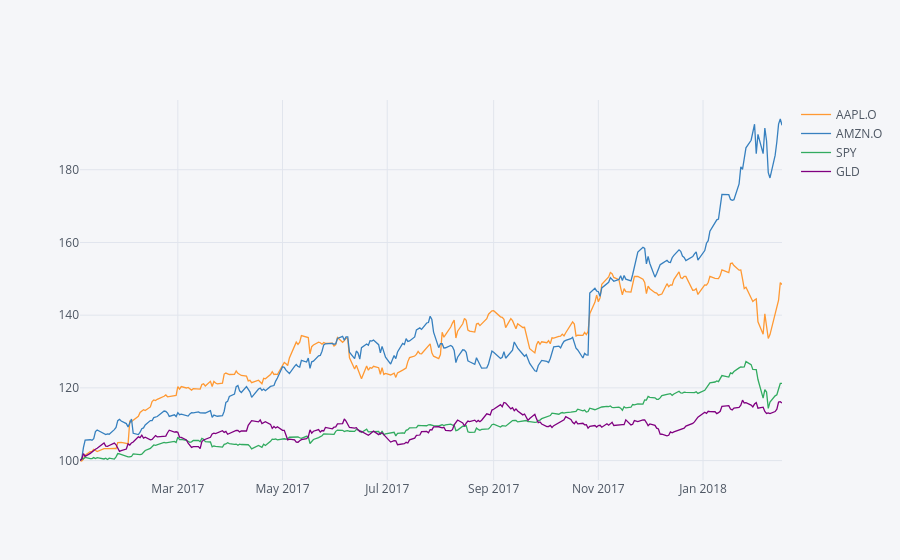

Notebook cell for this chart:
### Code cell
data.normalize().iplot(kind='lines')

### Figure 1 — Plotly figure (JSON) as saved in the notebook; plotly's stock layout.template omitted (floating-point values rounded to 4 significant figures; data arrays with more than 128 entries replaced by an {"elided": "..."} marker saying what was removed)
{"data": [{"line": {"color": "rgba(255, 153, 51, 1.0)", "dash": "solid", "shape": "linear", "width": 1.3}, "mode": "lines", "name": "AAPL.O", "text": "", "type": "scatter", "x": {"elided": "284 str values"}, "y": {"elided": "284 float values"}}, {"line": {"color": "rgba(55, 128, 191, 1.0)", "dash": "solid", "shape": "linear", "width": 1.3}, "mode": "lines", "name": "AMZN.O", "text": "", "type": "scatter", "x": {"elided": "284 str values"}, "y": {"elided": "284 float values"}}, {"line": {"color": "rgba(50, 171, 96, 1.0)", "dash": "solid", "shape": "linear", "width": 1.3}, "mode": "lines", "name": "SPY", "text": "", "type": "scatter", "x": {"elided": "284 str values"}, "y": {"elided": "284 float values"}}, {"line": {"color": "rgba(128, 0, 128, 1.0)", "dash": "solid", "shape": "linear", "width": 1.3}, "mode": "lines", "name": "GLD", "text": "", "type": "scatter", "x": {"elided": "284 str values"}, "y": {"elided": "284 float values"}}], "layout": {"legend": {"bgcolor": "#F5F6F9", "font": {"color": "#4D5663"}}, "paper_bgcolor": "#F5F6F9", "plot_bgcolor": "#F5F6F9", "title": {"font": {"color": "#4D5663"}}, "xaxis": {"gridcolor": "#E1E5ED", "showgrid": true, "tickfont": {"color": "#4D5663"}, "title": {"font": {"color": "#4D5663"}, "text": ""}, "zerolinecolor": "#E1E5ED"}, "yaxis": {"gridcolor": "#E1E5ED", "showgrid": true, "tickfont": {"color": "#4D5663"}, "title": {"font": {"color": "#4D5663"}, "text": ""}, "zerolinecolor": "#E1E5ED"}}}
